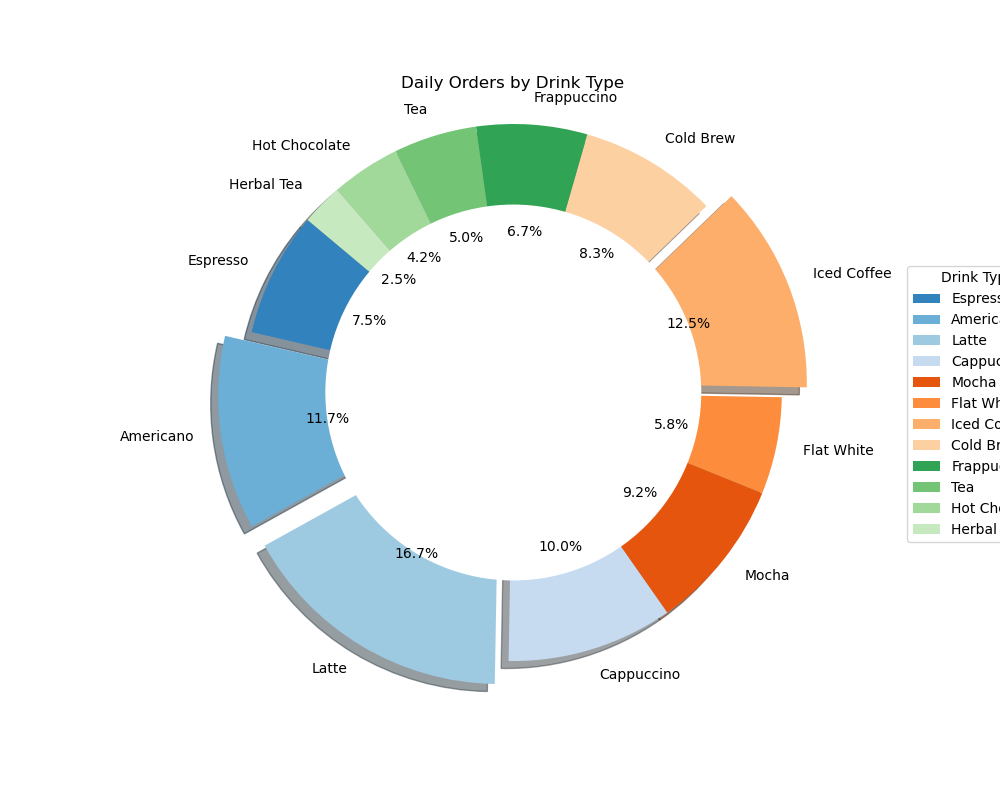

Write Python code to recreate this figure.

import matplotlib.pyplot as plt

# Data
data = [
    {'Drink Type': 'Espresso', 'Orders Per Day': 90},
    {'Drink Type': 'Americano', 'Orders Per Day': 140},
    {'Drink Type': 'Latte', 'Orders Per Day': 200},
    {'Drink Type': 'Cappuccino', 'Orders Per Day': 120},
    {'Drink Type': 'Mocha', 'Orders Per Day': 110},
    {'Drink Type': 'Flat White', 'Orders Per Day': 70},
    {'Drink Type': 'Iced Coffee', 'Orders Per Day': 150},
    {'Drink Type': 'Cold Brew', 'Orders Per Day': 100},
    {'Drink Type': 'Frappuccino', 'Orders Per Day': 80},
    {'Drink Type': 'Tea', 'Orders Per Day': 60},
    {'Drink Type': 'Hot Chocolate', 'Orders Per Day': 50},
    {'Drink Type': 'Herbal Tea', 'Orders Per Day': 30}
]

# Extracting the data
labels = [item['Drink Type'] for item in data]
sizes = [item['Orders Per Day'] for item in data]

# Colors for each section
colors = plt.cm.tab20c.colors  # using the tab20c colormap for a diverse set of colors

# Explode the 3 slices with the most orders
explode = [0.1 if item in sorted(sizes, reverse=True)[:3] else 0 for item in sizes]

# Pie chart
plt.figure(figsize=(10, 8))
plt.pie(sizes, explode=explode, labels=labels, colors=colors, autopct='%1.1f%%', startangle=140, shadow=True)

# Draw a circle in the center to turn the pie into a donut
centre_circle = plt.Circle((0,0),0.70,fc='white')
fig = plt.gcf()
fig.gca().add_artist(centre_circle)

# Equal aspect ratio ensures that pie is drawn as a circle.
plt.axis('equal')

# Adding a title
plt.title('Daily Orders by Drink Type')

# Add a legend if required or preferred
plt.legend(labels, title="Drink Types", loc="center left", bbox_to_anchor=(1, 0, 0.5, 1))

# Display the plot
plt.show()
